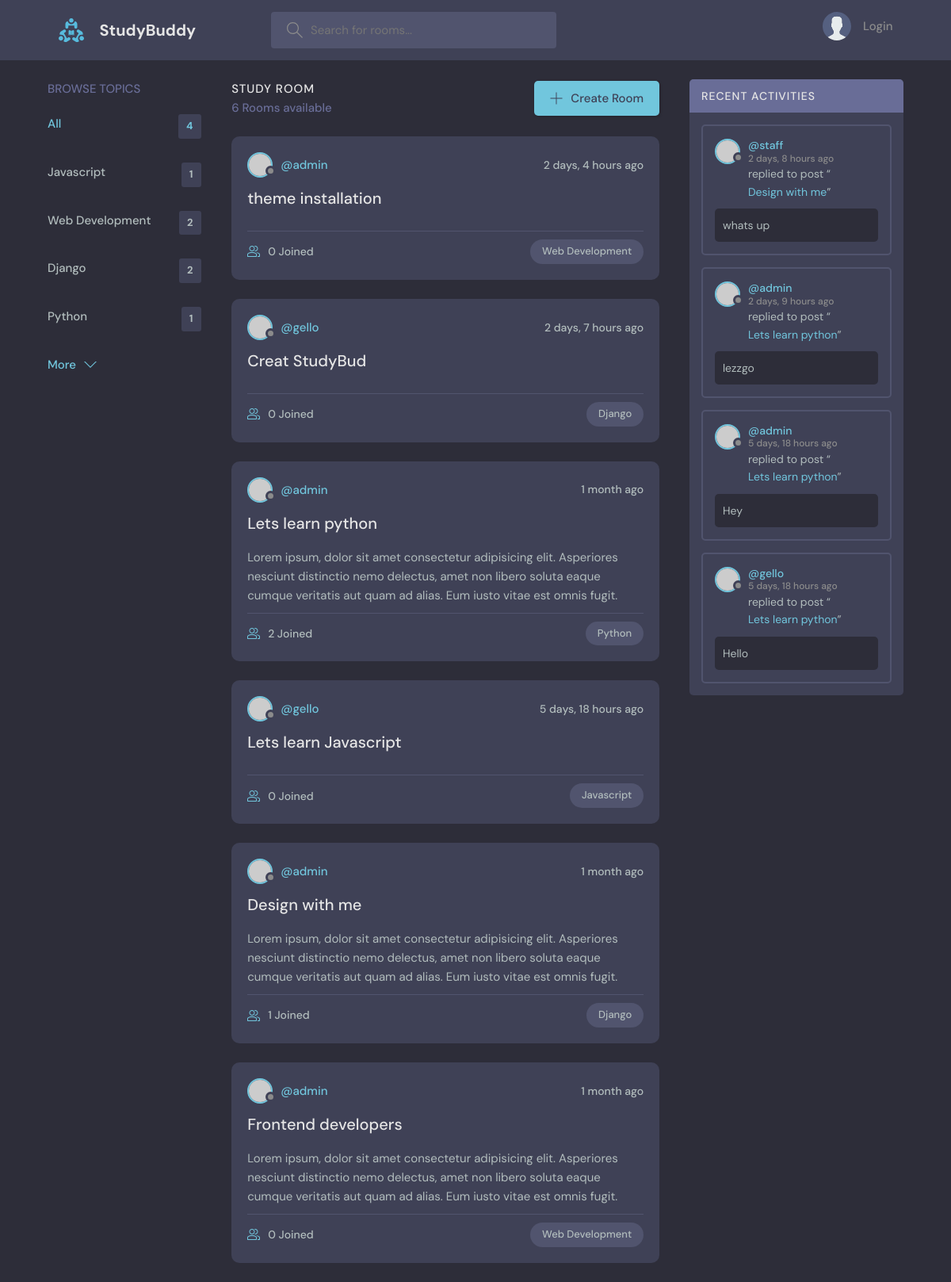
The page / on the database its author committed.
### base/models.py (models this page shows, shortened)
class Topic(models.Model):
    name = models.CharField(max_length=200)

class Room(models.Model):
    host = models.ForeignKey(User, on_delete=models.SET_NULL, null=True)
    topic = models.ForeignKey(Topic, on_delete = models.SET_NULL, null=True)
    name = models.CharField(max_length=200)
    description = models.TextField(blank=True, null=True)
    participants = models.ManyToManyField(User, related_name='participants', blank=True)
    updated = models.DateTimeField(auto_now=True)
    created = models.DateTimeField(auto_now_add=True)
    class Meta:
        ordering = ['-updated', '-created']
    def __str__(self):
        return self.name

class Message(models.Model):
    user = models.ForeignKey(User, on_delete=models.CASCADE)
    room = models.ForeignKey(Room, on_delete=models.CASCADE)
    body = models.TextField()
    updated = models.DateTimeField(auto_now=True)
    created = models.DateTimeField(auto_now_add=True)
    class Meta:
        ordering = ['-updated', '-created']
    def __str__(self):
        return self.body[0:50]

### base/views.py (the view)
# urls.py: path('',views.home, name="home"),
def home(request):
    q = request.GET.get('q') if request.GET.get('q') != None else ''
    rooms = Room.objects.filter(
        Q(topic__name__icontains=q) |
        Q(name__icontains = q) |
        Q(description__icontains = q)) #icontains is finding similar topic name
    topic = Topic.objects.all()
    room_count = rooms.count() #same execution with len function
    room_messages = Message.objects.filter(Q(room__topic__name__icontains=q))
    context = {'rooms': rooms, 'topics': topic, 'room_count': room_count, 'room_messages': room_messages}
    return render(request, 'base/home.html', context)

### base/templates/base/home.html (shortened to what this page needs)
{% extends 'main.html' %}
{% block content %}
  <main class="layout layout--3">
    <div class="container">
      {% include 'base/topic_component.html' %}
      <div class="roomList">
        <div class="roomList__header">
          <div>
            <h2>Study Room</h2>
            <p>{{room_count}} Rooms available</p>
          </div>
          <a class="btn btn--main" href="{% url 'create-room' %}">
            <svg version="1.1" xmlns="http://www.w3.org/2000/svg" width="32" height="32" viewBox="0 0 32 32">
              <title>add</title>
              <path
                d="M16.943 0.943h-1.885v14.115h-14.115v1.885h14.115v14.115h1.885v-14.115h14.115v-1.885h-14.115v-14.115z"
              ></path>
            </svg>
            Create Room
          </a>
        </div>
        {% include 'base/feed_component.html' %}
      </div>
      {% include 'base/activity_component.html' %}
    </div>
  </main>
{% endblock %}

### base/templates/base/topic_component.html
<div class="topics">
    <div class="topics__header">
      <h2>Browse Topics</h2>
    </div>
    <ul class="topics__list">
      <li>
        <a href="{% url 'home' %}" class="active">All <span>{{topics.count}}</span></a>
      </li>
      {% for topic in topics %}
        <li>
            <a href="{% url 'home' %}?q={{topic.name}}">{{topic.name}}<span>{{topic.room_set.all.count}}</span></a>
        </li>
      {% endfor %}
    </ul>
    <a class="btn btn--link" href="topics.html">
      More
      <svg version="1.1" xmlns="http://www.w3.org/2000/svg" width="32" height="32" viewBox="0 0 32 32">
        <title>chevron-down</title>
        <path d="M16 21l-13-13h-3l16 16 16-16h-3l-13 13z"></path>
      </svg>
    </a>
  </div>

### base/templates/base/feed_component.html (shortened to what this page needs)
{% for room in rooms %}
<div class="roomListRoom">
    <div class="roomListRoom__header">
        <a href="{% url 'user-profile' room.host.id%}" class="roomListRoom__author">
        <div class="avatar avatar--small">
            <img src="https://randomuser.me/api/portraits/women/11.jpg" />
        </div>
        <span>@{{room.host.username}}</span>
        </a>
        <div class="roomListRoom__actions">
        <span>{{room.created|timesince}}  ago</span>
        </div>
    </div>
    <div class="roomListRoom__content">
        <a href="{% url 'room' room.id %}">{{room.name}}</a>
        <p>
        {{room.description}}
        </p>
    </div>
    <div class="roomListRoom__meta">
        <a href="{% url 'room' room.id %}" class="roomListRoom__joined">
        {{room.participants.all.count}} Joined
        </a>
        <p class="roomListRoom__topic">{{room.topic.name}}</p>
    </div>
</div>
{% endfor %}

### base/templates/base/activity_component.html (shortened to what this page needs)
<div class="activities">
    <div class="activities__header">
      <h2>Recent Activities</h2>
    </div>
    {% for message in room_messages %}
    <div class="activities__box">
      <div class="activities__boxHeader roomListRoom__header">
        <a href="{% url 'user-profile' message.user.id %}" class="roomListRoom__author">
          <div class="avatar avatar--small">
            <img src="https://randomuser.me/api/portraits/women/11.jpg" />
          </div>
          <p>
            @{{message.user}}
            <span>{{message.created|timesince}} ago</span>
          </p>
        </a>
      </div>
      <div class="activities__boxContent">
        <p>replied to post “<a href="{% url 'room' message.room.id %}">{{message.room}}</a>”</p>
        <div class="activities__boxRoomContent">
          {{message}}
        </div>
      </div>
    </div>
    {% endfor %}
</div>

### rows shown on the page
Topic: name "Javascript", room_set.all.count "1"
Topic: name "Web Development", room_set.all.count "2"
Topic: name "Django", room_set.all.count "2"
Topic: name "Python", room_set.all.count "1"
Room: host.username "admin", created "2 days, 4 hours", name "theme installation", participants.all.count "0", topic.name "Web Development"
Room: host.username "gello", created "2 days, 7 hours", name "Creat StudyBud", participants.all.count "0", topic.name "Django"
Room: host.username "admin", created "1 month", name "Lets learn python", description "Lorem ipsum, dolor sit amet consectetur adipisicing elit. Asperiores nesciunt distinctio nemo delectus, amet non libero soluta eaque cumque veritatis aut quam ad alias. Eum iusto vitae est omnis fugit.", participants.all.count "2", topic.name "Python"
Room: host.username "gello", created "5 days, 18 hours", name "Lets learn Javascript", participants.all.count "0", topic.name "Javascript"
Room: host.username "admin", created "1 month", name "Design with me", description "Lorem ipsum, dolor sit amet consectetur adipisicing elit. Asperiores nesciunt distinctio nemo delectus, amet non libero soluta eaque cumque veritatis aut quam ad alias. Eum iusto vitae est omnis fugit.", participants.all.count "1", topic.name "Django"
Room: host.username "admin", created "1 month", name "Frontend developers", description "Lorem ipsum, dolor sit amet consectetur adipisicing elit. Asperiores nesciunt distinctio nemo delectus, amet non libero soluta eaque cumque veritatis aut quam ad alias. Eum iusto vitae est omnis fugit.", participants.all.count "0", topic.name "Web Development"
Message: user "staff", created "2 days, 8 hours", room "Design with me", body "whats up"
Message: user "admin", created "2 days, 9 hours", room "Lets learn python", body "lezzgo"
Message: user "admin", created "5 days, 18 hours", room "Lets learn python", body "Hey"
Message: user "gello", created "5 days, 18 hours", room "Lets learn python", body "Hello"

### other values the page prints
{{ topics.count }} "4"
{{ room_count }} "6"
